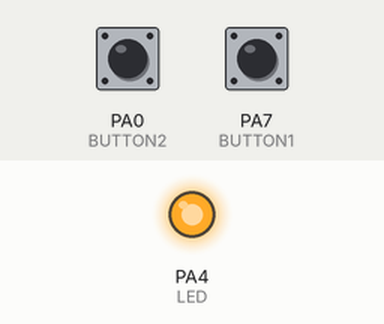
Recording of a program running on a simulated STM32 Blue Pill. Parts: output pins drawn as LEDs (lit = HIGH). The test bench sets the inputs (shaded band); at power-on: PA0 (BUTTON2) HIGH, PA7 (BUTTON1) HIGH.

Above: at 1.2 s.
1.3 s: PA0 (BUTTON2) pulled LOW for 0.15 s
At 2.3 s:
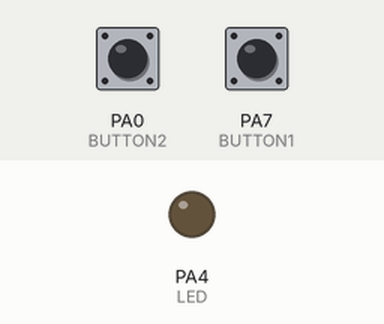
2.9 s: PA0 (BUTTON2) pulled LOW for 1 s
At 3.5 s:
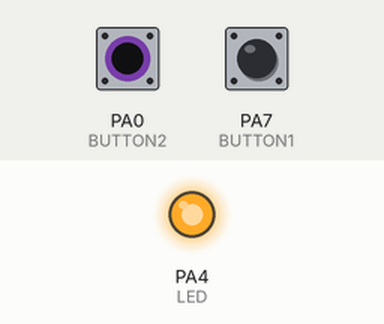
5.4 s: PA0 (BUTTON2) pulled LOW for 3.2 s
At 6.6 s:
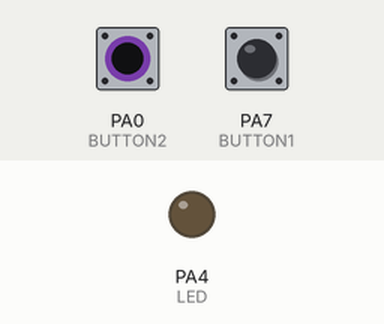
Timing chart, 0 to 8.4 s (numbered marks = the images above; inputs shaded):
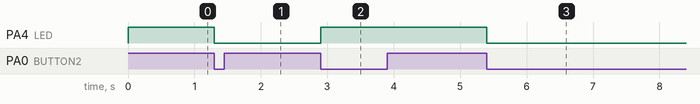

The program:

main.cpp
```cpp
#include <Arduino.h>
#define LED PA_4
#define BUTTON1 PA_7
#define BUTTON2 PA_0

unsigned long timeDelay = millis();

void interrup(){
  unsigned long currentTime = millis();
  if(currentTime - timeDelay > 200){
    digitalWrite(LED, !digitalRead(LED));
    timeDelay = currentTime;
  }
}

void setup() {
  Serial.begin(9600);
  pinMode(LED, OUTPUT);
  pinMode(BUTTON1, INPUT_PULLUP);
  pinMode(BUTTON2, INPUT_PULLUP);
  digitalWrite(LED, HIGH);

  attachInterrupt(digitalPinToInterrupt(BUTTON1),interrup, FALLING);
  attachInterrupt(digitalPinToInterrupt(BUTTON2),interrup, FALLING);
}

void loop() {
  delay(10000);
}
```

Measured:
- after the input at 1.3 s, PA4 (LED): HIGH → LOW at once
- after the input at 2.9 s, PA4 (LED): LOW → HIGH at once
- after the input at 5.4 s, PA4 (LED): HIGH → LOW at once
